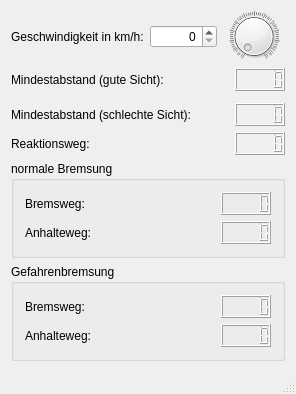
<?xml version="1.0" encoding="UTF-8"?>
<ui version="4.0">
 <class>MainWindow</class>
 <widget class="QMainWindow" name="MainWindow">
  <property name="geometry">
   <rect>
    <x>0</x>
    <y>0</y>
    <width>274</width>
    <height>366</height>
   </rect>
  </property>
  <property name="maximumSize">
   <size>
    <width>274</width>
    <height>366</height>
   </size>
  </property>
  <property name="windowTitle">
   <string>Anhalteweg </string>
  </property>
  <property name="windowIcon">
   <iconset resource="bremsweg.qrc">
    <normaloff>:/icons/statistics.png</normaloff>:/icons/statistics.png</iconset>
  </property>
  <widget class="QWidget" name="centralWidget">
   <layout class="QGridLayout" name="gridLayout_4">
    <item row="0" column="0">
     <layout class="QGridLayout" name="gridLayout">
      <item row="0" column="0">
       <widget class="QLabel" name="label">
        <property name="text">
         <string>Geschwindigkeit in km/h:</string>
        </property>
       </widget>
      </item>
      <item row="0" column="1" colspan="2">
       <widget class="QSpinBox" name="Tempo_spinBox">
        <property name="alignment">
         <set>Qt::AlignRight|Qt::AlignTrailing|Qt::AlignVCenter</set>
        </property>
        <property name="maximum">
         <number>240</number>
        </property>
       </widget>
      </item>
      <item row="0" column="3" colspan="3">
       <widget class="QDial" name="Tempo_dial">
        <property name="minimumSize">
         <size>
          <width>61</width>
          <height>51</height>
         </size>
        </property>
        <property name="maximumSize">
         <size>
          <width>100</width>
          <height>60</height>
         </size>
        </property>
        <property name="maximum">
         <number>240</number>
        </property>
        <property name="notchesVisible">
         <bool>true</bool>
        </property>
       </widget>
      </item>
      <item row="1" column="0" colspan="2">
       <widget class="QLabel" name="label_2">
        <property name="text">
         <string>Mindestabstand (gute Sicht):</string>
        </property>
       </widget>
      </item>
      <item row="1" column="2" rowspan="2" colspan="2">
       <spacer name="horizontalSpacer">
        <property name="orientation">
         <enum>Qt::Horizontal</enum>
        </property>
        <property name="sizeHint" stdset="0">
         <size>
          <width>10</width>
          <height>20</height>
         </size>
        </property>
       </spacer>
      </item>
      <item row="1" column="5">
       <widget class="QLCDNumber" name="lcd_g_mindest">
        <property name="minimumSize">
         <size>
          <width>50</width>
          <height>23</height>
         </size>
        </property>
        <property name="maximumSize">
         <size>
          <width>50</width>
          <height>23</height>
         </size>
        </property>
       </widget>
      </item>
      <item row="2" column="4" rowspan="2">
       <spacer name="horizontalSpacer_2">
        <property name="orientation">
         <enum>Qt::Horizontal</enum>
        </property>
        <property name="sizeHint" stdset="0">
         <size>
          <width>10</width>
          <height>20</height>
         </size>
        </property>
       </spacer>
      </item>
      <item row="3" column="0" colspan="2">
       <widget class="QLabel" name="label_3">
        <property name="text">
         <string>Mindestabstand (schlechte Sicht):</string>
        </property>
       </widget>
      </item>
      <item row="3" column="5">
       <widget class="QLCDNumber" name="lcd_s_mindest">
        <property name="minimumSize">
         <size>
          <width>50</width>
          <height>23</height>
         </size>
        </property>
        <property name="maximumSize">
         <size>
          <width>50</width>
          <height>23</height>
         </size>
        </property>
       </widget>
      </item>
      <item row="4" column="0">
       <widget class="QLabel" name="label_4">
        <property name="text">
         <string>Reaktionsweg:</string>
        </property>
       </widget>
      </item>
      <item row="4" column="3" colspan="2">
       <spacer name="horizontalSpacer_3">
        <property name="orientation">
         <enum>Qt::Horizontal</enum>
        </property>
        <property name="sizeHint" stdset="0">
         <size>
          <width>10</width>
          <height>20</height>
         </size>
        </property>
       </spacer>
      </item>
      <item row="4" column="5">
       <widget class="QLCDNumber" name="lcd_rweg">
        <property name="maximumSize">
         <size>
          <width>50</width>
          <height>23</height>
         </size>
        </property>
       </widget>
      </item>
     </layout>
    </item>
    <item row="1" column="0">
     <widget class="QGroupBox" name="groupBox">
      <property name="title">
       <string>normale Bremsung</string>
      </property>
      <layout class="QGridLayout" name="gridLayout_3">
       <item row="0" column="0">
        <widget class="QLabel" name="label_5">
         <property name="text">
          <string>Bremsweg:</string>
         </property>
        </widget>
       </item>
       <item row="0" column="1">
        <spacer name="horizontalSpacer_4">
         <property name="orientation">
          <enum>Qt::Horizontal</enum>
         </property>
         <property name="sizeHint" stdset="0">
          <size>
           <width>110</width>
           <height>20</height>
          </size>
         </property>
        </spacer>
       </item>
       <item row="0" column="2">
        <widget class="QLCDNumber" name="lcd_n_bweg">
         <property name="maximumSize">
          <size>
           <width>50</width>
           <height>23</height>
          </size>
         </property>
        </widget>
       </item>
       <item row="1" column="0">
        <widget class="QLabel" name="label_6">
         <property name="text">
          <string>Anhalteweg:</string>
         </property>
        </widget>
       </item>
       <item row="1" column="1">
        <spacer name="horizontalSpacer_5">
         <property name="orientation">
          <enum>Qt::Horizontal</enum>
         </property>
         <property name="sizeHint" stdset="0">
          <size>
           <width>110</width>
           <height>20</height>
          </size>
         </property>
        </spacer>
       </item>
       <item row="1" column="2">
        <widget class="QLCDNumber" name="lcd_n_aweg">
         <property name="maximumSize">
          <size>
           <width>50</width>
           <height>23</height>
          </size>
         </property>
        </widget>
       </item>
      </layout>
     </widget>
    </item>
    <item row="2" column="0">
     <widget class="QGroupBox" name="groupBox_2">
      <property name="title">
       <string>Gefahrenbremsung</string>
      </property>
      <layout class="QGridLayout" name="gridLayout_2">
       <item row="0" column="0">
        <widget class="QLabel" name="label_7">
         <property name="text">
          <string>Bremsweg:</string>
         </property>
        </widget>
       </item>
       <item row="0" column="1">
        <spacer name="horizontalSpacer_6">
         <property name="orientation">
          <enum>Qt::Horizontal</enum>
         </property>
         <property name="sizeHint" stdset="0">
          <size>
           <width>110</width>
           <height>20</height>
          </size>
         </property>
        </spacer>
       </item>
       <item row="0" column="2">
        <widget class="QLCDNumber" name="lcd_g_bweg">
         <property name="maximumSize">
          <size>
           <width>50</width>
           <height>23</height>
          </size>
         </property>
        </widget>
       </item>
       <item row="1" column="0">
        <widget class="QLabel" name="label_8">
         <property name="text">
          <string>Anhalteweg:</string>
         </property>
        </widget>
       </item>
       <item row="1" column="1">
        <spacer name="horizontalSpacer_7">
         <property name="orientation">
          <enum>Qt::Horizontal</enum>
         </property>
         <property name="sizeHint" stdset="0">
          <size>
           <width>110</width>
           <height>20</height>
          </size>
         </property>
        </spacer>
       </item>
       <item row="1" column="2">
        <widget class="QLCDNumber" name="lcd_g_aweg">
         <property name="maximumSize">
          <size>
           <width>50</width>
           <height>23</height>
          </size>
         </property>
        </widget>
       </item>
      </layout>
     </widget>
    </item>
   </layout>
  </widget>
  <widget class="QStatusBar" name="statusBar"/>
 </widget>
 <layoutdefault spacing="6" margin="11"/>
 <resources>
  <include location="bremsweg.qrc"/>
 </resources>
 <connections>
  <connection>
   <sender>Tempo_spinBox</sender>
   <signal>valueChanged(int)</signal>
   <receiver>Tempo_dial</receiver>
   <slot>setValue(int)</slot>
   <hints>
    <hint type="sourcelabel">
     <x>166</x>
     <y>30</y>
    </hint>
    <hint type="destinationlabel">
     <x>240</x>
     <y>31</y>
    </hint>
   </hints>
  </connection>
  <connection>
   <sender>Tempo_dial</sender>
   <signal>valueChanged(int)</signal>
   <receiver>Tempo_spinBox</receiver>
   <slot>setValue(int)</slot>
   <hints>
    <hint type="sourcelabel">
     <x>240</x>
     <y>31</y>
    </hint>
    <hint type="destinationlabel">
     <x>166</x>
     <y>30</y>
    </hint>
   </hints>
  </connection>
 </connections>
</ui>
